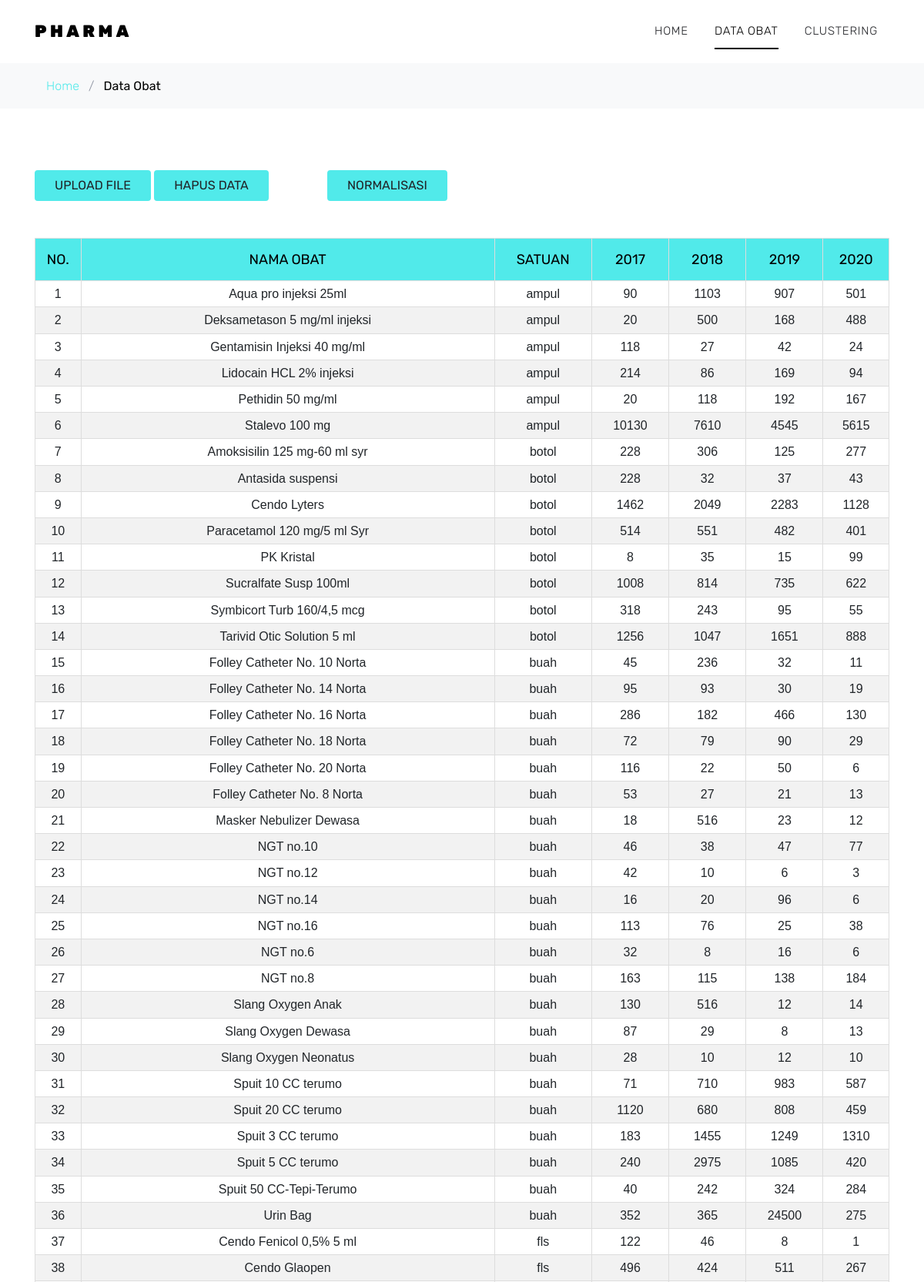
The app's page /data.php (upper part) with its own data.
### tables this page shows
CREATE TABLE `tahun` (
  `id_tahun` int(6) NOT NULL,
  `tahun` int(10) NOT NULL
);

CREATE TABLE `obat` (
  `id_obat` int(11) NOT NULL,
  `nama_obat` text NOT NULL,
  `satuan` varchar(100) NOT NULL
);

CREATE TABLE `detail_obat` (
  `id` int(11) NOT NULL,
  `id_obat` int(6) NOT NULL,
  `id_tahun` int(6) NOT NULL,
  `data_obat` int(10) NOT NULL
);

### data.php (the view, shortened to what this page needs)
<?php include("connection.php"); ?>
<!DOCTYPE html>
<html lang="en">
<head>
  <link rel="stylesheet" href="fonts/icomoon/style.css">
  <link rel="stylesheet" href="css/bootstrap.min.css">
  <link rel="stylesheet" href="css/magnific-popup.css">
  <link rel="stylesheet" href="css/jquery-ui.css">
  <link rel="stylesheet" href="css/owl.carousel.min.css">
  <link rel="stylesheet" href="css/owl.theme.default.min.css">
  <link rel="stylesheet" href="css/aos.css">
  <link rel="stylesheet" href="css/style.css">
</head>
<body>
  <div class="site-wrap">
    <div class="site-navbar py-2">
      <div class="container">
        <div class="d-flex align-items-center justify-content-between">
          <div class="logo">
            <div class="site-logo">
              <a href="index.html" class="js-logo-clone">Pharma</a>
            </div>
          </div>
          <div class="main-nav d-none d-lg-block">
            <nav class="site-navigation text-right text-md-center" role="navigation">
              <ul class="site-menu js-clone-nav d-none d-lg-block">
                <li><a href="index.php">Home</a></li>
                <li class="active"><a href="data.php">Data Obat</a></li>
                <li><a href="clustering.php">Clustering</a></li>
              </ul>
            </nav>
          </div>
        </div>
      </div>
    </div>
    <div class="bg-light py-3">
      <div class="container">
        <div class="row">
          <div class="col-md-12 mb-0">
            <div class="col-md-12 mb-0"><a href="index.php">Home</a> <span class="mx-2 mb-0">/</span>
            <strong class="text-black">Data Obat</strong></div>
          </div>
        </div>
      </div>
    </div>
    <div class="site-section">
      <div class="container">
        <div class="row mb-5">
          <form class="col-md-12" method="post">
            <div class="row">
              <div class="col-md-4">
                <a href="upload.php" class="btn btn-primary btn-md px-4">upload file</a>
                <a href="hapus.php" class="btn btn-primary btn-md px-4">hapus data</a>
              </div>
              <div class="col-md-4">
                <a href="transformasi.php" class="btn btn-primary btn-md px-4">normalisasi</a>
            </div>
          </div>
          </div>
            <div class="site-blocks-table">
              <table id="customers">
                <thead>
                  <tr>
                    <th>NO. </th>
                    <th>NAMA OBAT</th>
                    <th>SATUAN</th>
                    <?php
                    $sql = mysqli_query($conn, "SELECT * FROM tahun");
                    foreach ($sql as $row) {
                      ?>
                      <th><?php echo $row['tahun'] ?></th>
                      <?php
                    }
                    ?>
                  </tr>
                </thead>
                <tbody>
                  <?php
                    $select_obat = mysqli_query($conn, "SELECT * FROM obat");
                    $no = 0;
                    foreach ($select_obat as $obat) {
                      $id_obat = $obat['id_obat'];
                      ?>
                      <tr>
                        <td><?php echo ++$no; ?></td>
                        <td><?php echo $obat['nama_obat']; ?></td>
                        <td><?php echo $obat['satuan']; ?></td>
                        <?php
                        $select_tahun = mysqli_query($conn, "SELECT * FROM tahun");
                        foreach ($select_tahun as $tahun) {
                          $id_tahun = $tahun['id_tahun'];
                          $select_data = mysqli_query($conn, "SELECT * FROM detail_obat WHERE id_obat = $id_obat AND id_tahun = $id_tahun");
                          $data = mysqli_fetch_assoc($select_data);
                          ?>
                          <td><?php echo $data['data_obat']; ?></td>
                          <?php
                        }
                        ?>
                      </tr>
                      <?php
                    }
                  ?>
                </tbody>
              </table>
            </div>
        </div>
      </div>
    </div>

### css/style.css (style rules this page uses)
body { line-height: 1.7; color: #8c92a0; font-weight: 300; font-size: 16px; }
a { -webkit-transition: .3s all ease; -o-transition: .3s all ease; transition: .3s all ease; }
.text-black { color: #000; }
.site-wrap:before { -webkit-transition: .3s all ease-in-out; -o-transition: .3s all ease-in-out; transition: .3s all ease-in-out; background: rgba(0, 0, 0, 0.6); content: ""; position: absolute; z-index: 2000; top: 0; left: 0; right: 0; bottom: 0; opacity: 0; visibility: hidden; }
.btn { -webkit-transition: .3s all ease-in-out; -o-transition: .3s all ease-in-out; transition: .3s all ease-in-out; text-transform: uppercase; border-width: 2px; }
.site-section { padding: 2.5em 0; }
@media (min-width: 768px) { .site-section { padding: 5em 0; } }
.site-logo a { text-transform: uppercase; letter-spacing: .2em; font-size: 22px; color: #000 !important; font-weight: 900; }
.site-navbar { margin-bottom: 0px; z-index: 1999; position: relative; top: 0; width: 100%; background: #fff; }
.site-navbar a { color: #000; }
.site-navbar .site-navigation .site-menu { margin-left: 0; padding-left: 0; margin-bottom: 0; }
.site-navbar .site-navigation .site-menu .active > a { color: #000; position: relative; }
.site-navbar .site-navigation .site-menu .active > a:before { content: ""; position: absolute; left: 10px; right: 10px; height: 2px; background: #000; bottom: 0; }
.site-navbar .site-navigation .site-menu a { text-decoration: none !important; font-size: 15px; display: inline-block; }
.site-navbar .site-navigation .site-menu > li { display: inline-block; padding: 10px 5px; }
.site-navbar .site-navigation .site-menu > li > a { padding: 10px 10px; text-transform: uppercase; letter-spacing: .05em; color: #25262a; font-size: 15px; text-decoration: none !important; }
.site-mobile-menu .site-mobile-menu-header .site-mobile-menu-logo a { display: inline-block; text-transform: uppercase; color: #000; letter-spacing: .2em; font-size: 22px; font-weight: 900; }
.site-mobile-menu .site-nav-wrap { padding: 0; margin: 0; list-style: none; position: relative; }
.site-mobile-menu .site-nav-wrap a { padding: 10px 20px; display: block; position: relative; color: #212529; }
.site-mobile-menu .site-nav-wrap li { position: relative; display: block; }
.site-mobile-menu .site-nav-wrap li.active > a { color: #51eaea; }
.site-mobile-menu .site-nav-wrap > li { display: block; position: relative; float: left; width: 100%; }
.site-mobile-menu .site-nav-wrap > li > a { padding-left: 20px; font-size: 20px; }
.site-blocks-table { overflow: auto; }
.site-blocks-table thead th { padding: 30px; text-align: center; border-width: 1px !important; vertical-align: middle; color: #212529; font-size: 18px; font-weight: normal; }
.site-blocks-table td { padding: 20px; text-align: center; vertical-align: middle; color: #212529; }
.site-blocks-table tbody tr:first-child td { border-top: 1px solid #51eaea !important; }
#customers { font-family: Arial, Helvetica, sans-serif; border-collapse: collapse; width: 100%; }
#customers td, #customers th { border: 1px solid #ddd; padding: 3px; }
#customers tr:nth-child(even) { background-color: #f2f2f2; }
#customers th { padding-top: 12px; padding-bottom: 12px; text-align: center; background-color: #51eaea; color: black; font-family: Rubik; }

### records on screen
tahun: tahun "2017", detail_obat.data_obat "90", detail_obat.data_obat "20", detail_obat.data_obat "118", detail_obat.data_obat "214", detail_obat.data_obat "10130", detail_obat.data_obat "228", detail_obat.data_obat "1462", detail_obat.data_obat "514", detail_obat.data_obat "8", detail_obat.data_obat "1008", detail_obat.data_obat "318", detail_obat.data_obat "1256", detail_obat.data_obat "45", detail_obat.data_obat "95", detail_obat.data_obat "286", detail_obat.data_obat "72", detail_obat.data_obat "116", detail_obat.data_obat "53", detail_obat.data_obat "18", detail_obat.data_obat "46", detail_obat.data_obat "42", detail_obat.data_obat "16", detail_obat.data_obat "113", detail_obat.data_obat "32", detail_obat.data_obat "163", detail_obat.data_obat "130", detail_obat.data_obat "87", detail_obat.data_obat "28", detail_obat.data_obat "71", detail_obat.data_obat "1120", detail_obat.data_obat "183", detail_obat.data_obat "240", detail_obat.data_obat "40", detail_obat.data_obat "352", detail_obat.data_obat "122", detail_obat.data_obat "496"
tahun: tahun "2018", detail_obat.data_obat "1103", detail_obat.data_obat "500", detail_obat.data_obat "27", detail_obat.data_obat "86", detail_obat.data_obat "118", detail_obat.data_obat "7610", detail_obat.data_obat "306", detail_obat.data_obat "32", detail_obat.data_obat "2049", detail_obat.data_obat "551", detail_obat.data_obat "35", detail_obat.data_obat "814", detail_obat.data_obat "243", detail_obat.data_obat "1047", detail_obat.data_obat "236", detail_obat.data_obat "93", detail_obat.data_obat "182", detail_obat.data_obat "79", detail_obat.data_obat "22", detail_obat.data_obat "516", detail_obat.data_obat "38", detail_obat.data_obat "10", detail_obat.data_obat "20", detail_obat.data_obat "76", detail_obat.data_obat "8", detail_obat.data_obat "115", detail_obat.data_obat "29", detail_obat.data_obat "710", detail_obat.data_obat "680", detail_obat.data_obat "1455", detail_obat.data_obat "2975", detail_obat.data_obat "242", detail_obat.data_obat "365", detail_obat.data_obat "46", detail_obat.data_obat "424"
tahun: tahun "2019", detail_obat.data_obat "907", detail_obat.data_obat "168", detail_obat.data_obat "42", detail_obat.data_obat "169", detail_obat.data_obat "192", detail_obat.data_obat "4545", detail_obat.data_obat "125", detail_obat.data_obat "37", detail_obat.data_obat "2283", detail_obat.data_obat "482", detail_obat.data_obat "15", detail_obat.data_obat "735", detail_obat.data_obat "95", detail_obat.data_obat "1651", detail_obat.data_obat "32", detail_obat.data_obat "30", detail_obat.data_obat "466", detail_obat.data_obat "90", detail_obat.data_obat "50", detail_obat.data_obat "21", detail_obat.data_obat "23", detail_obat.data_obat "47", detail_obat.data_obat "6", detail_obat.data_obat "96", detail_obat.data_obat "25", detail_obat.data_obat "16", detail_obat.data_obat "138", detail_obat.data_obat "12", detail_obat.data_obat "8", detail_obat.data_obat "983", detail_obat.data_obat "808", detail_obat.data_obat "1249", detail_obat.data_obat "1085", detail_obat.data_obat "324", detail_obat.data_obat "24500", detail_obat.data_obat "511"
tahun: tahun "2020", detail_obat.data_obat "501", detail_obat.data_obat "488", detail_obat.data_obat "24", detail_obat.data_obat "94", detail_obat.data_obat "167", detail_obat.data_obat "5615", detail_obat.data_obat "277", detail_obat.data_obat "43", detail_obat.data_obat "1128", detail_obat.data_obat "401", detail_obat.data_obat "99", detail_obat.data_obat "622", detail_obat.data_obat "55", detail_obat.data_obat "888", detail_obat.data_obat "11", detail_obat.data_obat "19", detail_obat.data_obat "130", detail_obat.data_obat "29", detail_obat.data_obat "6", detail_obat.data_obat "13", detail_obat.data_obat "12", detail_obat.data_obat "77", detail_obat.data_obat "3", detail_obat.data_obat "38", detail_obat.data_obat "184", detail_obat.data_obat "14", detail_obat.data_obat "10", detail_obat.data_obat "587", detail_obat.data_obat "459", detail_obat.data_obat "1310", detail_obat.data_obat "420", detail_obat.data_obat "284", detail_obat.data_obat "275", detail_obat.data_obat "1", detail_obat.data_obat "267"
obat: nama_obat "Aqua pro injeksi 25ml", satuan "ampul"
obat: nama_obat "Deksametason 5 mg/ml injeksi", satuan "ampul"
obat: nama_obat "Gentamisin Injeksi 40 mg/ml", satuan "ampul"
obat: nama_obat "Lidocain HCL 2% injeksi", satuan "ampul"
obat: nama_obat "Pethidin 50 mg/ml", satuan "ampul"
obat: nama_obat "Stalevo 100 mg", satuan "ampul"
obat: nama_obat "Amoksisilin 125 mg-60 ml syr", satuan "botol"
obat: nama_obat "Antasida suspensi", satuan "botol"
obat: nama_obat "Cendo Lyters", satuan "botol"
obat: nama_obat "Paracetamol 120 mg/5 ml Syr", satuan "botol"
obat: nama_obat "PK Kristal", satuan "botol"
obat: nama_obat "Sucralfate Susp 100ml", satuan "botol"
obat: nama_obat "Symbicort Turb 160/4,5 mcg", satuan "botol"
obat: nama_obat "Tarivid Otic Solution 5 ml", satuan "botol"
obat: nama_obat "Folley Catheter No. 10 Norta", satuan "buah"
obat: nama_obat "Folley Catheter No. 14 Norta", satuan "buah"
obat: nama_obat "Folley Catheter No. 16 Norta", satuan "buah"
obat: nama_obat "Folley Catheter No. 18 Norta", satuan "buah"
obat: nama_obat "Folley Catheter No. 20 Norta", satuan "buah"
obat: nama_obat "Folley Catheter No. 8 Norta", satuan "buah"
obat: nama_obat "Masker Nebulizer Dewasa", satuan "buah"
obat: nama_obat "NGT no.10", satuan "buah"
obat: nama_obat "NGT no.12", satuan "buah"
obat: nama_obat "NGT no.14", satuan "buah"
obat: nama_obat "NGT no.16", satuan "buah"
obat: nama_obat "NGT no.6", satuan "buah"
obat: nama_obat "NGT no.8", satuan "buah"
obat: nama_obat "Slang Oxygen Anak", satuan "buah"
obat: nama_obat "Slang Oxygen Dewasa", satuan "buah"
obat: nama_obat "Slang Oxygen Neonatus", satuan "buah"
obat: nama_obat "Spuit 10 CC terumo", satuan "buah"
obat: nama_obat "Spuit 20 CC terumo", satuan "buah"
obat: nama_obat "Spuit 3 CC terumo", satuan "buah"
obat: nama_obat "Spuit 5 CC terumo", satuan "buah"
obat: nama_obat "Spuit 50 CC-Tepi-Terumo", satuan "buah"
obat: nama_obat "Urin Bag", satuan "buah"
obat: nama_obat "Cendo Fenicol 0,5% 5 ml", satuan "fls"
obat: nama_obat "Cendo Glaopen", satuan "fls"
